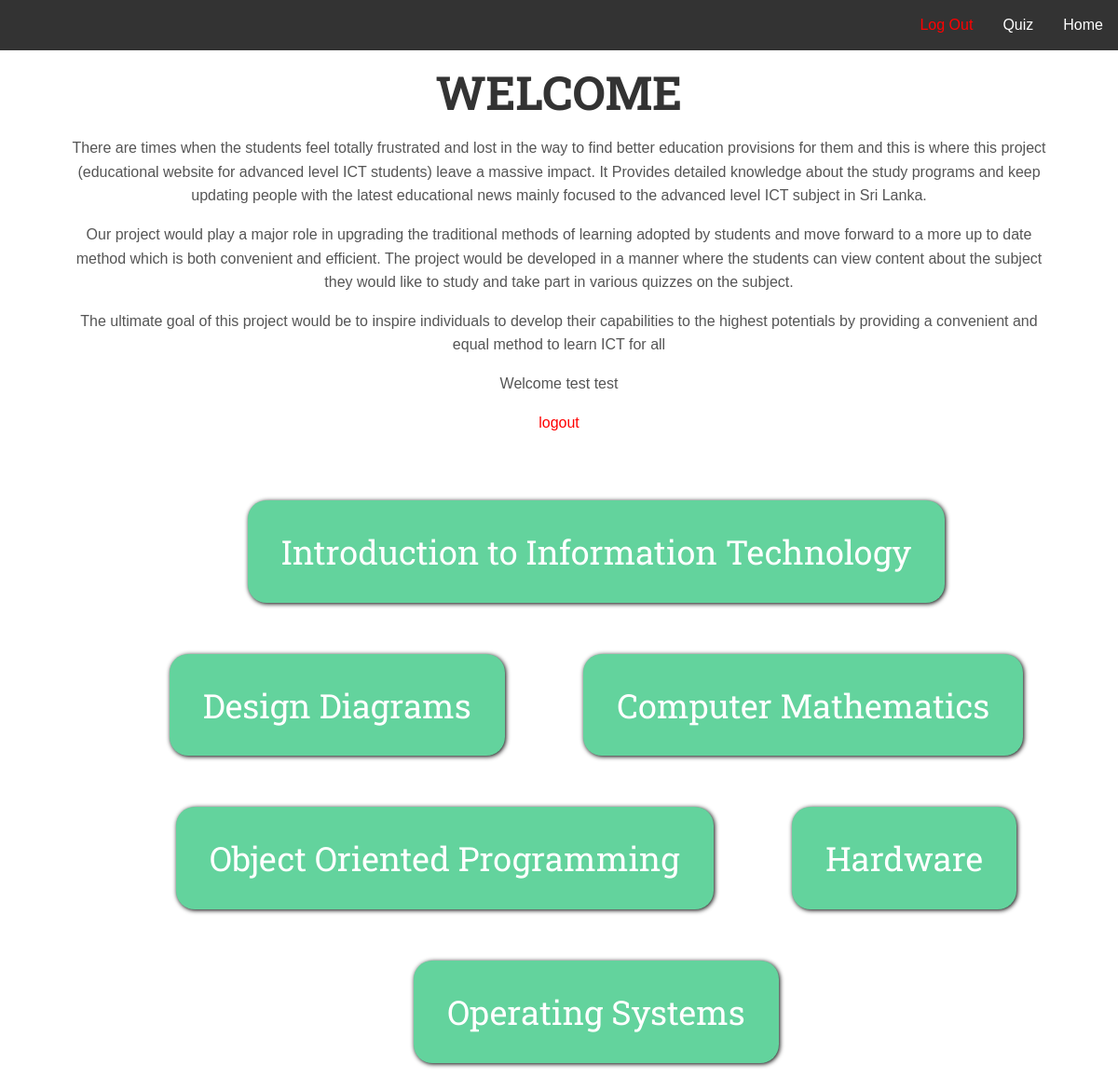
The page / (signed in) on the database its author committed.
### tables this page shows
CREATE TABLE `unit` (
  `unitid` int(11) NOT NULL,
  `unitname` varchar(255) NOT NULL
);

### functions.php (the view, shortened to what this page needs)
<?php
function display() {
    $conn = mysqli_connect('localhost', 'root', '', 'registration');
    $sql = "SELECT * from UNIT";
    $result = $conn->query($sql);
    if ($result->num_rows > 0) {
        while ($row = $result->fetch_assoc()) {
            ?>
            <a href="lessons.php?unitid=<?php echo $row['unitid']; ?>"><?php echo $row['unitname']; ?><br></a><?php
        }
    } else {
        echo "0 results";
    }
}
            ?>

### index.php (shortened to what this page needs)
<!DOCTYPE html>
<html>
    <head>
        <link rel="stylesheet" type="text/css" href="css/stylesheet.css">
    </head>
        <body>
            <ul>
            <li style="float:right"><a href="Student.jsp">Home</a></li>
            <li style="float:right"><a href="quizdisplay.jsp">Quiz</a></li>
            <li style="float:right"><a href="index.php?logout='1'" style="color: red;">Log Out</a></li>
        </ul>
                <h1>WELCOME</h1>
            <div class="content">
                <p align="center">There are times when the students feel totally frustrated and lost in the way to
                    find better education provisions for them and this is where this project (educational
                    website for advanced level ICT students) leave a massive impact. It Provides detailed
                    knowledge about the study programs and keep updating people with the latest
                    educational news mainly focused to the advanced level ICT subject in Sri Lanka.</p>
                <p align = "center">Our project would play a major role in upgrading the traditional methods of learning
                    adopted by students and move forward to a more up to date method which is both convenient and
                    efficient. The project would be developed in a manner where the students can view content about
                    the subject they would like to study and take part in various quizzes on the subject.</p>
                <p align ="center">The ultimate goal of this project would be to inspire individuals to  develop  their
                    capabilities  to  the highest potentials by providing a convenient and equal method to learn
                    ICT for all </p>
                <?php if (isset($_SESSION['username'])) : ?>
                    <p>Welcome <?php echo $_SESSION['username']; ?></p>
                    <p> <a href="index.php?logout='1'" style="color: red;">logout</a> </p>
                <?php endif ?>
                <div class="hyper">
                    <p style="" >
                        <?php
                        include 'functions.php';
                        display();
                        ?>
                    </p>
                </div>
            </div>
        </body>
</html>

### css/stylesheet.css (style rules this page uses)
h1 { font-family: 'Roboto Slab', serif; margin-top: 72; font-size: 50px; text-align: center; color:#333; margin-left:0px; }
p { margin-top: 56; margin-left: 75px; margin-right: 75px; text-align: center; }
body { color: #555555; font-family:Arial,Helvetica,sans-serif; font-size:16px; font-weight: normal; font:normal 16px Arial,Helvetica,sans-serif; line-height: 1.6em; margin: 0; }
a { text-decoration: none; color: #000; }
.hyper a:link, a:visited { position: static; display:inline-block; margin-top: 55px; margin-left:80px; padding: 43px 36px 41px; float: none; border:1px none#000; border-radius: 20px; background-color: #63d39d; box-shadow: 1px 1px 5px 0 #000; perspective: 786px; font-family: 'Roboto Slab', serif; font-size: 36px; align-items: center; color:#FFFFFF }
ul { list-style-type: none; margin: 0; padding: 0; overflow: hidden; background-color: #333; }
li { float: left; }
li a { display: block; color: white; text-align: center; padding: 14px 16px; text-decoration: none; }

### rows shown on the page
unit: unitname "Introduction to Information Technology"
unit: unitname "Design Diagrams"
unit: unitname "Computer Mathematics"
unit: unitname "Object Oriented Programming"
unit: unitname "Hardware"
unit: unitname "Operating Systems"

### other values the page prints
$_SESSION['username'] "test test"
